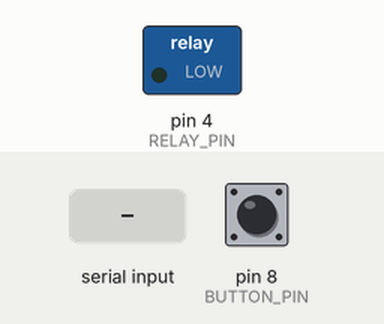
Recording of a sketch running on a simulated Arduino Mega 2560, built with avr-gcc and run on an emulated ATmega2560. Shown: switched loads named in the sketch (green lamp = pin HIGH). Dashed ring = blinking. The test bench sets the inputs (shaded band); at power-on: pin 8 (BUTTON_PIN) LOW.

Above: at 1.2 s.
1.3 s: pin 8 (BUTTON_PIN) pulled HIGH for 3.2 s
At 4.7 s:
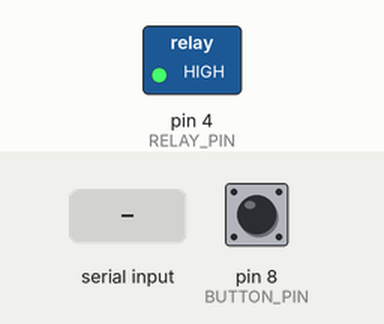
6.0 s: pin 8 (BUTTON_PIN) pulled HIGH for 0.15 s
At 7.1 s:
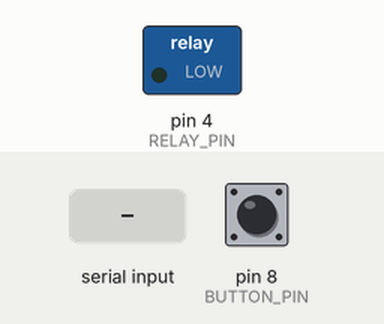
7.6 s: "on\n" received over the second serial link
At 8.4 s:
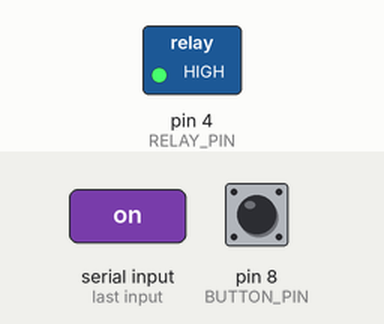
Timing chart, 0 to 10.6 s (numbered marks = the images above; inputs shaded):
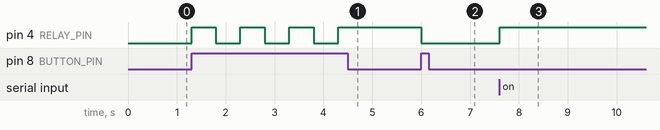

The sketch:

arduino.ino
```cpp
#define ELECTRICITY_PIN A0
#define RELAY_PIN 4
#define BUTTON_PIN 8

int relayState = LOW;
int buttonState = LOW;

void setup() {

  Serial.begin(9600); // open serial connection to USB Serial port
  Serial1.begin(9600); // open internal serial connection to MT7688AN

  pinMode(RELAY_PIN, OUTPUT);
  pinMode(BUTTON_PIN, INPUT);
}

void loop() {

  static char buffer[80];

  while (Serial1.available() > 0) {
    if (readline(Serial1.read(), buffer, 80) > 0) {
      String status = String(buffer);
      if (status == "on") {
        relayState = HIGH;
      }
      else {
        relayState = LOW;
      }
      digitalWrite(RELAY_PIN, relayState);
    }
  }

  buttonState = digitalRead(BUTTON_PIN);
  if (buttonState == HIGH) {
    if (relayState == LOW) {
      relayState = HIGH;
      Serial1.println("{\"status\": \"on\"}");
    }
    else {
      relayState = LOW;
      Serial1.println("{\"status\": \"off\"}");
    }
    digitalWrite(RELAY_PIN, relayState);
    delay(500);
  }
  // Serial.println(String(readElectricity()));

}


int readline(int readch, char *buffer, int len){

  static int pos = 0;
  int rpos;

  if (readch > 0) {
    switch (readch) {
      case '\n':
        rpos = pos;
        pos = 0;
        return rpos;
      case '\r':
        rpos = pos;
        pos = 0;
        return rpos;
      default:
        if (pos < len-1) {
          buffer[pos++] = readch;
          buffer[pos] = 0;
        }
    }
  }
  // No end of line has been found, so return -1.
  return -1;
}


float readElectricity() {
  const int size = 256;
  static int index = 0;
  static int sample[size];
  sample[index] = analogRead(ELECTRICITY_PIN);

  int max = 0;
  for (int i = 0; i < size; i++) {
    if (max < sample[i])
      max = sample[i];
  }
  index = (index + 1) % size;

  return (float) max/1024*5/800*2000000;
}
```

Measured:
- after the input at 1.3 s, pin 4 (RELAY_PIN): alternates HIGH for 0.50 s and LOW for 0.50 s, 7 changes in all, then stays HIGH, starting at once
- after the input at 6.0 s, pin 4 (RELAY_PIN): HIGH → LOW at once
- after the input at 7.6 s, pin 4 (RELAY_PIN): LOW → HIGH at once
